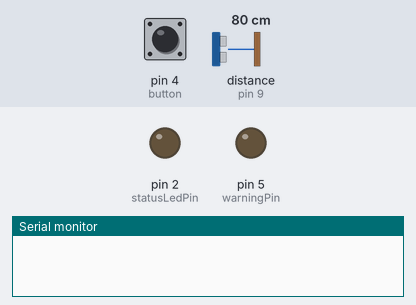
The sketch below on a simulated Arduino Uno, built with avr-gcc and run on an emulated ATmega328P. Shown: output pins drawn as LEDs (lit = HIGH), the last lines printed to the serial monitor. Dashed ring = blinking. The inputs (shaded band) are chosen by the test bench; at power-on: pin 4 (button) LOW, distance to the obstacle (sensor on pin 9) 80 cm. The echo pulse lasts 58.3 µs per cm; pins used as bus, display or sensor lines are not drawn.

Above: at 1.2 s.
1.3 s: pin 4 (button) pulsed HIGH 2 times (0.12 s each, 0.3 s apart)
At 2.2 s:
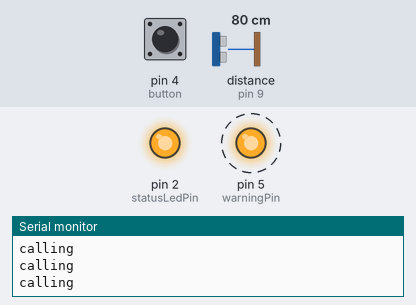
4.9 s: distance to the obstacle (sensor on pin 9) set to 2 cm
7.9 s: pin 4 (button) pulled HIGH for 0.15 s
At 8.4 s:
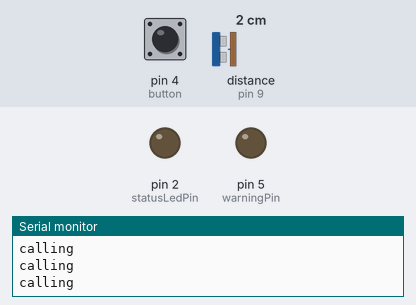
9.5 s: pin 4 (button) pulled HIGH for 1 s
At 9.75 s:
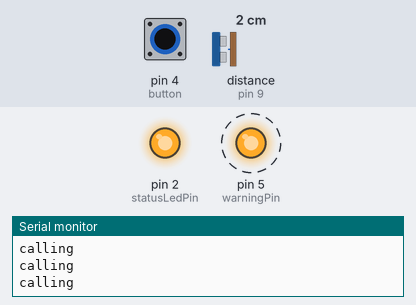
13.5 s: distance to the obstacle (sensor on pin 9) set to 299 cm
16.5 s: distance to the obstacle (sensor on pin 9) set to 9 cm
At 16.86 s:
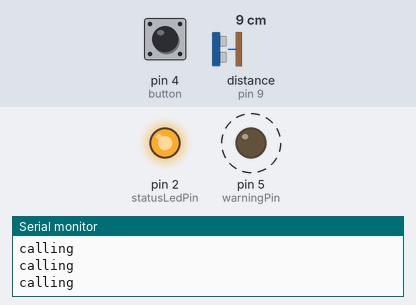
Timing chart, 0 to 20.5 s (numbered marks = the images above; inputs shaded):
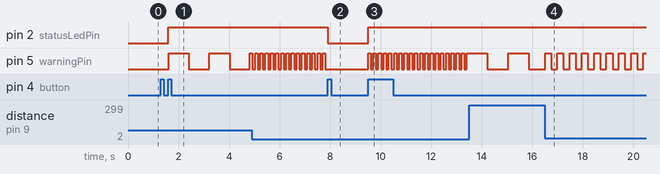

Measured:
- after the input at 1.3 s, pin 2 (statusLedPin): LOW → HIGH after 0.30 s; pin 5 (warningPin): alternates HIGH for 0.80 s and LOW for 0.80 s, starting after 0.31 s
- after the input at 7.9 s, pin 2 (statusLedPin): HIGH → LOW at once; pin 5 (warningPin): stops changing and stays LOW
- after the input at 9.5 s, pin 2 (statusLedPin): LOW → HIGH at once; pin 5 (warningPin): alternates HIGH for 0.10 s and LOW for 0.10 s, starting at once
- after the input at 16.5 s, pin 5 (warningPin): alternates HIGH for 0.24 s and LOW for 0.24 s, starting at once

The sketch:

sketch_nov07a.ino
```cpp
// echo produces a pulse when reflected signal is received
// the reflected signal is the one that is sent by the trig pin
int trigPin = 10;
int echoPin = 9;
int statusLedPin = 2;
int prevState = LOW;
int button = 4;
int warningPin = 5;
float distance = 10;
bool parking = false;
int delayMS = 0;
int interval = 500;
unsigned long prevTime = 0;
int warningState = LOW;

void setup() {
  // put your setup code here, to run once:
  Serial.begin(9600);
  pinMode(trigPin, OUTPUT);
  pinMode(echoPin, INPUT);
  pinMode(statusLedPin, OUTPUT);
  pinMode(button, INPUT);
  pinMode(warningPin, OUTPUT);

}

void loop() {
  changeState();
  parkingState();
  if (parking) {
    distance = getDistance();
    calculateDelay();
    blinkLed();
    //    Serial.println(delayMS);
  }
  if (!parking && warningState == HIGH) {
    warningState = LOW;
    digitalWrite(warningPin, warningState);
  }
}

float getDistance() {
  digitalWrite(trigPin, LOW); // no signal is sent
  delayMicroseconds(2);

  digitalWrite(trigPin, HIGH); // after 2ms a signal is sent
  delayMicroseconds(10);
  digitalWrite(trigPin, LOW); // signal is not sent after 10 ms

  // read the time taken for the pulse to return
  float duration = pulseIn(echoPin, HIGH);

  // calculate the distance
  return duration * 0.034 / 2;
}

void changeState() {
  if (digitalRead(button) == HIGH && prevState == LOW) {
    //    if (parking) {
    //      parking = false;
    //    } else if (!parking) {
    //      parking = true;
    //    }

    //refactor
    parking = !parking;
  }
  prevState = digitalRead(button);
}

void parkingState() {
  if (parking) {
    digitalWrite(statusLedPin, HIGH);
    //    digitalWrite(warningPin, LOW);
  } else if (!parking) {
    digitalWrite(statusLedPin, LOW);
    //    digitalWrite(warningPin, HIGH);
  }
}

void calculateDelay() {
  if (distance >= 5 && distance <= 25) {
    delayMS = (int) 35 * distance - 75;
  } else if (distance < 5) {
    delayMS = 100;
  } else if (distance > 25) {
    delayMS = 800;
  }
}

void blinkLed() {
  Serial.println("calling");
  unsigned long currTime = millis();
  if (currTime - prevTime >= delayMS) {
    prevTime = currTime;
    if (warningState == LOW) {
      warningState = HIGH;
    } else {
      warningState = LOW;
    }
    digitalWrite(warningPin, warningState);
  }
}
```
